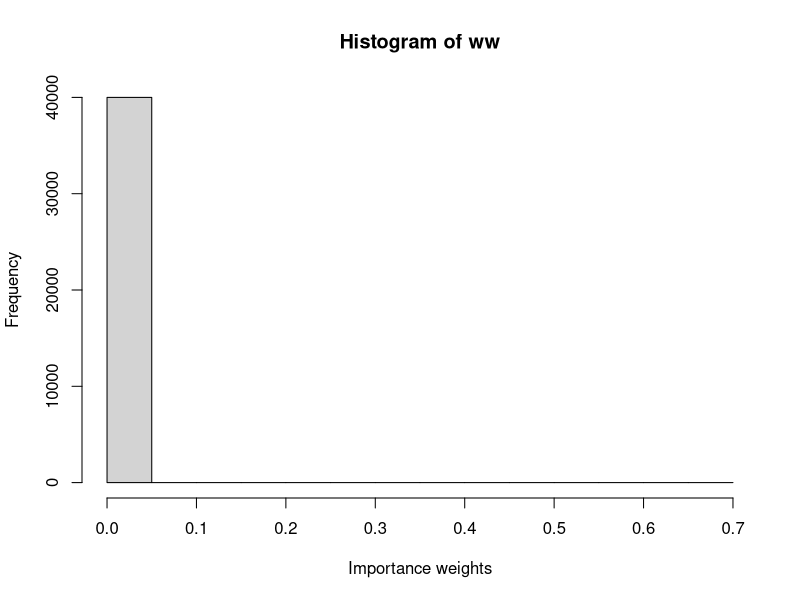
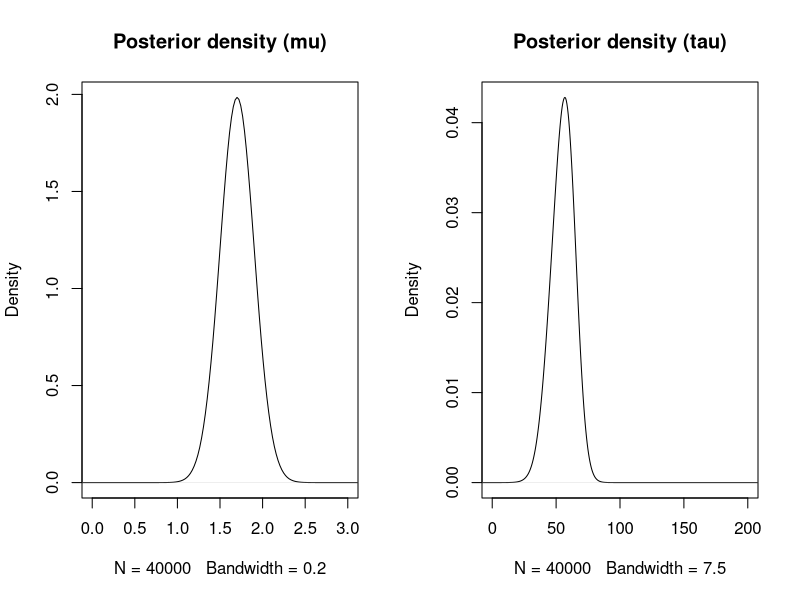
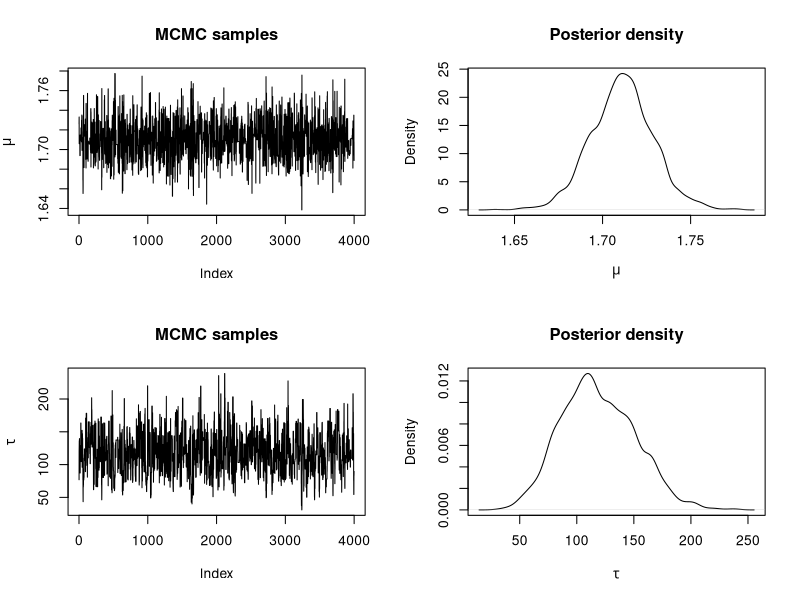
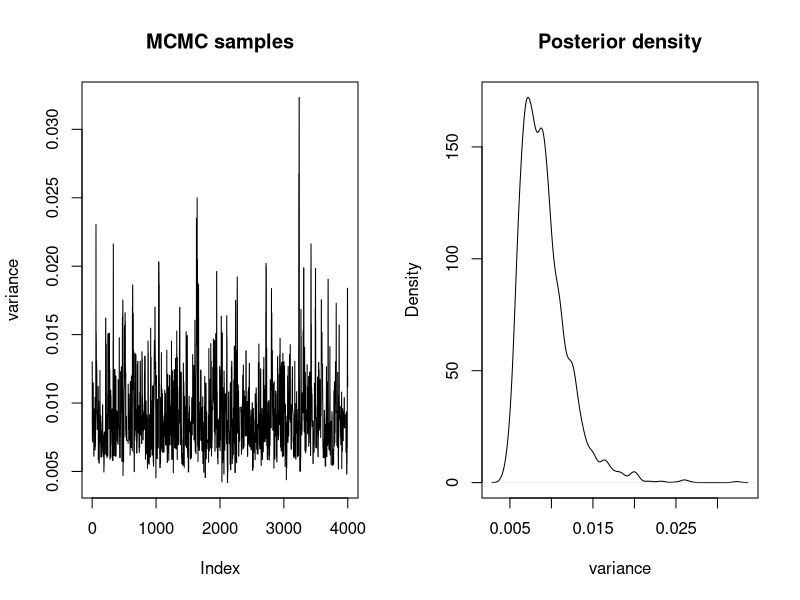

Source code (R) for these figures, in order:
## ---- chunk 1
knitr::opts_chunk$set(
  echo = TRUE,
  collapse = TRUE,
  comment = "#>"
)
## ---- chunk 2
data <- data.frame(height = 
c(1.73, 1.65, 1.65, 1.76, 1.65, 1.63, 1.70, 1.58, 1.57, 1.65, 1.74, 1.68, 1.67, 1.58, 1.66, 1.92, 1.82, 1.69, 1.75, 1.72, 1.71, 1.73, 1.69, 1.70, 1.78, 1.88, 1.82, 1.86, 1.65))
y <- data$height
## ---- chunk 3
# We increase the number of simulations in this example
n_simulations <- 40000
set.seed(12)
theta_sim <- cbind(rlnorm(n_simulations, 0, 0.5),
  rlnorm(n_simulations, 0, 1.25)
)
## ---- chunk 4
# Log-Likelihood (for each value of theta_sim)
# NOTE: 'apply' is used now as 'theta_sim' is a matrix
loglik_biv <- apply(theta_sim, 1, function(THETA) {
  sum(dnorm(data$height, THETA[1], sqrt(1 / THETA[2]), log = TRUE))
})

# Log-weights: log-lik + log-prior - log-sampling_distr
log_ww <- loglik_biv + dnorm(theta_sim[, 1], 1.75, sqrt(1 / 1000), log = TRUE) +
  dgamma(theta_sim[, 2], 0.01, 0.01, log = TRUE)
log_ww <- log_ww - dlnorm(theta_sim[, 1], 0, 0.5, log = TRUE) - dlnorm(theta_sim[, 2], 0, 1.25, log = TRUE)
  

# Re-scale weights to sum to one
log_ww <- log_ww - max(log_ww)
ww <- exp(log_ww)
ww <- ww / sum(ww)

## ---- chunk 5
hist(ww, xlab = "Importance weights")
## ---- chunk 6
# Posterior mean (mu)
post_mean_mu <- sum(theta_sim[, 1] * ww)
post_mean_mu

# Posterior variance (mu)
post_var_mu <- sum(theta_sim[, 1]^2 * ww)- post_mean_mu^2
post_var_mu

# Posterior mean (tau)
post_mean_tau <- sum(theta_sim[, 2] * ww)
post_mean_tau 

# Posterior variance (tau)
post_var_tau <- sum(theta_sim[, 2]^2 * ww)- post_mean_tau^2
post_var_tau
## ---- chunk 7
par(mfrow = c(1, 2))
plot(density(theta_sim[, 1], weights = ww, bw = 0.2), main = "Posterior density (mu)",
  xlim = c(0, 3))

plot(density(theta_sim[, 2], weights = ww, bw = 7.5), main = "Posterior density (tau)",
  xlim = c(0, 200))
## ---- chunk 8
#Proposal distribution: sampling
rq <- function(theta) {
  res <- c(NA, NA)  

  res[1] <- rnorm(1, theta[1], sd = sqrt(1 / 10)) #Sample mu
  res[2] <- rlnorm(1, meanlog = log(theta[2]), sdlog = sqrt(1 / 10)) #Sample tau

  return(res)
}

#Proposal distribution: log-density
logdq <- function(new.theta, theta) {
  res <- dnorm(new.theta[1], theta[1], sd = sqrt(1 / 10), log = TRUE) #Mu
  res <-  res + 
    dlnorm(new.theta[2], meanlog = log(theta[2]), sdlog = sqrt(1 / 10), log = TRUE) #Tau
}

#Prior distribution
logprior <- function(theta) {
  res <- dnorm(theta[1], 1.75, sd = sqrt(1 / 0.001), log = TRUE) #Mu
  res <- res + dgamma(theta[2], 0.01, 0.01, log = TRUE) #Tau

  return(res)
}

#LogLikelihood
loglik <- function(y, theta) {
   res <- sum(dnorm(y, mean = theta[1], sd = sqrt(1 / theta[2]), log = TRUE)) 
}
## ---- chunk 9
#Number of iterations
n.iter <- 40500

#Simulations of the parameter
theta <- as.list(rep(NA, n.iter))

#Initial value
theta[[1]] <- c(1.5, 1)

for(i in 2:n.iter) {
  new.theta <- rq(theta[[i - 1]])
  
  #Log-Acceptance probability
  logacc.prob <- loglik(y, new.theta) + logprior(new.theta) + logdq(theta[[i - 1]], new.theta)
  logacc.prob <- logacc.prob - loglik(y, theta[[i - 1]]) - logprior(theta[[i - 1]]) - 
    logdq(new.theta, theta[[i - 1]])
  logacc.prob <- min(0, logacc.prob)#0 = log(1)
  
  if(log(runif(1)) < logacc.prob) {
    #Accept
    theta[[i]] <- new.theta
  } else {
    #Reject
    theta[[i]] <- theta[[i - 1]]
  }
}
## ---- chunk 10
#Remove burn-in
theta <- theta[-c(1:500)]

#Thinning
theta <- theta[seq(1, length(theta), by = 10)]

#Use matrix format
theta <- do.call(rbind, theta)

#Summary statistics
apply(theta, 2, summary)

par(mfrow = c(2, 2))
#Mean
plot(theta[, 1], type = "l", main = "MCMC samples",
  ylab = expression(mu))
plot(density(theta[, 1]), main = "Posterior density",
  xlab = expression(mu))
#Precision
plot(theta[, 2], type = "l", main = "MCMC samples", ylab = expression(tau))
plot(density(theta[, 2]), main = "Posterior density", 
  xlab = expression(tau))
## ---- chunk 11
sample.var <- 1 / theta[, 2]

par(mfrow = c(1, 2))
plot(sample.var, type = "l", main = "MCMC samples", ylab = "variance")
plot(density(sample.var), main = "Posterior density", xlab = "variance")

## ---- chunk 12
data$gender <- c(rep(1, 15), rep(0, 14))
